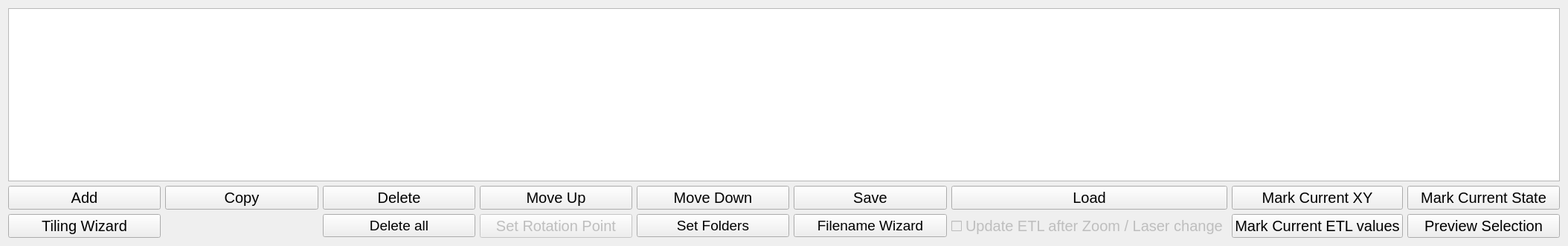
<?xml version="1.0" encoding="UTF-8"?>
<ui version="4.0">
 <class>Form</class>
 <widget class="QWidget" name="Form">
  <property name="enabled">
   <bool>true</bool>
  </property>
  <property name="geometry">
   <rect>
    <x>0</x>
    <y>0</y>
    <width>2108</width>
    <height>331</height>
   </rect>
  </property>
  <property name="windowTitle">
   <string>Form</string>
  </property>
  <layout class="QHBoxLayout" name="horizontalLayout">
   <item>
    <layout class="QVBoxLayout" name="verticalLayout">
     <item>
      <widget class="QTableView" name="table">
       <property name="font">
        <font>
         <pointsize>14</pointsize>
        </font>
       </property>
       <property name="dragEnabled">
        <bool>true</bool>
       </property>
       <property name="dragDropOverwriteMode">
        <bool>false</bool>
       </property>
       <property name="dragDropMode">
        <enum>QAbstractItemView::InternalMove</enum>
       </property>
       <property name="defaultDropAction">
        <enum>Qt::MoveAction</enum>
       </property>
       <property name="alternatingRowColors">
        <bool>false</bool>
       </property>
       <property name="selectionMode">
        <enum>QAbstractItemView::SingleSelection</enum>
       </property>
       <property name="selectionBehavior">
        <enum>QAbstractItemView::SelectRows</enum>
       </property>
       <property name="showGrid">
        <bool>true</bool>
       </property>
      </widget>
     </item>
     <item>
      <layout class="QGridLayout" name="gridLayout">
       <item row="0" column="5">
        <widget class="QPushButton" name="SaveButton">
         <property name="font">
          <font>
           <pointsize>15</pointsize>
          </font>
         </property>
         <property name="text">
          <string>Save</string>
         </property>
        </widget>
       </item>
       <item row="1" column="0">
        <widget class="QPushButton" name="TilingWizardButton">
         <property name="enabled">
          <bool>true</bool>
         </property>
         <property name="font">
          <font>
           <pointsize>15</pointsize>
          </font>
         </property>
         <property name="text">
          <string>Tiling Wizard</string>
         </property>
        </widget>
       </item>
       <item row="0" column="4">
        <widget class="QPushButton" name="MoveDownButton">
         <property name="font">
          <font>
           <pointsize>15</pointsize>
          </font>
         </property>
         <property name="text">
          <string>Move Down</string>
         </property>
        </widget>
       </item>
       <item row="0" column="7">
        <widget class="QPushButton" name="MarkCurrentXYButton">
         <property name="font">
          <font>
           <pointsize>15</pointsize>
          </font>
         </property>
         <property name="text">
          <string>Mark Current XY</string>
         </property>
        </widget>
       </item>
       <item row="0" column="2">
        <widget class="QPushButton" name="DeleteButton">
         <property name="font">
          <font>
           <pointsize>15</pointsize>
          </font>
         </property>
         <property name="text">
          <string>Delete</string>
         </property>
        </widget>
       </item>
       <item row="0" column="3">
        <widget class="QPushButton" name="MoveUpButton">
         <property name="font">
          <font>
           <pointsize>15</pointsize>
          </font>
         </property>
         <property name="text">
          <string>Move Up</string>
         </property>
        </widget>
       </item>
       <item row="0" column="8">
        <widget class="QPushButton" name="MarkCurrentStateButton">
         <property name="font">
          <font>
           <pointsize>15</pointsize>
          </font>
         </property>
         <property name="text">
          <string>Mark Current State</string>
         </property>
        </widget>
       </item>
       <item row="0" column="0">
        <widget class="QPushButton" name="AddButton">
         <property name="font">
          <font>
           <pointsize>15</pointsize>
          </font>
         </property>
         <property name="text">
          <string>Add</string>
         </property>
        </widget>
       </item>
       <item row="0" column="6">
        <widget class="QPushButton" name="LoadButton">
         <property name="font">
          <font>
           <pointsize>15</pointsize>
          </font>
         </property>
         <property name="text">
          <string>Load</string>
         </property>
        </widget>
       </item>
       <item row="0" column="1">
        <widget class="QPushButton" name="CopyButton">
         <property name="font">
          <font>
           <pointsize>15</pointsize>
          </font>
         </property>
         <property name="text">
          <string>Copy</string>
         </property>
        </widget>
       </item>
       <item row="1" column="8">
        <widget class="QPushButton" name="PreviewSelectionButton">
         <property name="enabled">
          <bool>true</bool>
         </property>
         <property name="font">
          <font>
           <pointsize>15</pointsize>
          </font>
         </property>
         <property name="text">
          <string>Preview Selection</string>
         </property>
        </widget>
       </item>
       <item row="1" column="7">
        <widget class="QPushButton" name="MarkCurrentETLParametersButton">
         <property name="font">
          <font>
           <pointsize>15</pointsize>
          </font>
         </property>
         <property name="text">
          <string>Mark Current ETL values</string>
         </property>
        </widget>
       </item>
       <item row="1" column="6">
        <widget class="QCheckBox" name="checkBox">
         <property name="enabled">
          <bool>false</bool>
         </property>
         <property name="font">
          <font>
           <pointsize>15</pointsize>
          </font>
         </property>
         <property name="text">
          <string>Update ETL after Zoom / Laser change</string>
         </property>
        </widget>
       </item>
       <item row="1" column="2">
        <widget class="QPushButton" name="DeleteAllButton">
         <property name="font">
          <font>
           <pointsize>14</pointsize>
          </font>
         </property>
         <property name="text">
          <string>Delete all</string>
         </property>
        </widget>
       </item>
       <item row="1" column="3">
        <widget class="QPushButton" name="SetRotationPointButton">
         <property name="enabled">
          <bool>false</bool>
         </property>
         <property name="font">
          <font>
           <pointsize>15</pointsize>
          </font>
         </property>
         <property name="text">
          <string>Set Rotation Point</string>
         </property>
         <property name="checkable">
          <bool>true</bool>
         </property>
        </widget>
       </item>
       <item row="1" column="4">
        <widget class="QPushButton" name="SetFoldersButton">
         <property name="font">
          <font>
           <pointsize>14</pointsize>
          </font>
         </property>
         <property name="text">
          <string>Set Folders</string>
         </property>
        </widget>
       </item>
       <item row="1" column="5">
        <widget class="QPushButton" name="FilenameWizardButton">
         <property name="font">
          <font>
           <pointsize>14</pointsize>
          </font>
         </property>
         <property name="text">
          <string>Filename Wizard</string>
         </property>
        </widget>
       </item>
      </layout>
     </item>
    </layout>
   </item>
  </layout>
 </widget>
 <resources/>
 <connections/>
</ui>
